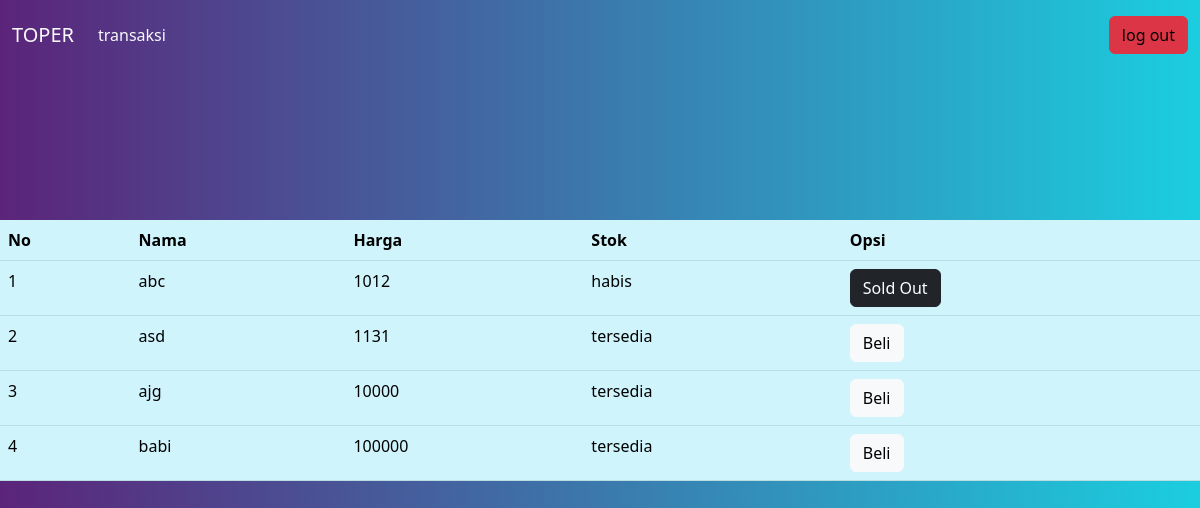
The app's page /user/index.php with its own data.
### tables this page shows
CREATE TABLE `barang` (
  `idbarang` int(11) NOT NULL,
  `nama` varchar(100) NOT NULL,
  `harga` int(100) NOT NULL,
  `stok` varchar(100) NOT NULL
);

### user/index.php (the view, shortened to what this page needs)
<!DOCTYPE html>
<html lang="en">
<head>
    <link rel="stylesheet" href="https://cdn.jsdelivr.net/npm/bootstrap@5.3.0-alpha1/dist/css/bootstrap.min.css">
</head>
<body>
    <div class="container-fluid p-0">
        <nav class="navbar navbar-expand-lg">
            <div class="container-fluid">
                <a class="navbar-brand text-light" href="#">TOPER</a>
                <div class="collapse navbar-collapse" id="navbarText">
                    <ul class="navbar-nav me-auto mb-2 mb-lg-0">
                        <li class="nav-item">
                            <a class="nav-link text-light active" aria-current="page" href="transaksi.php">transaksi</a>
                        </li>
                    </ul>
                    <span class="navbar-text">
                        <a href="../logout.php" class="btn btn-danger text-black bg-danger text-decoration-none">log out</a>
                    </span>
                </div>
            </div>
        </nav>
    </div>
    <table class="table table-info">
        <thead>
            <tr>
                <th scope="col">No</th>
                <th scope="col">Nama</th>
                <th scope="col">Harga</th>
                <th scope="col">Stok</th>
                <th scope="col">Opsi</th>
            </tr>
        </thead>
        <?php
        include "../koneksi.php";
        $query_mysql = mysqli_query($conn, "SELECT * FROM barang") or die(mysqli_connect_error());
        $nomor = 1;
        while ($data = mysqli_fetch_array($query_mysql)) {
        ?>
            <tbody>
                <tr>
                    <td scope="row"><?php echo $nomor++; ?></td>
                    <td><?php echo $data['nama']; ?></td>
                    <td><?php echo $data['harga']; ?></td>
                    <td><?php echo $data['stok']; ?></td>
                    <?php if ($data["stok"] == "tersedia") : ?>
                        <td>
                            <a class="btn btn-light" href="beli.php?idbarang=<?php echo $data['idbarang']; ?>">Beli</a>
                        </td>
                    <?php elseif ($data["stok"] == "habis") : ?>
                        <td>
                            <a class="btn btn-dark" href="#">Sold Out</a>
                        </td>
                    <?php endif; ?>
                </tr>
            </tbody>
        <?php } ?>
    </table>
</body>
</html>

### user/index.php (style rules this page uses)
body { width: 100%; height: 100%; background-image: linear-gradient(to right, #5b247a, #1bcedf); }
table { margin-top: 150px; }

### records on screen
barang: nama "abc", harga "1012", stok "habis", shows "Sold Out"
barang: nama "asd", harga "1131", stok "tersedia"
barang: nama "ajg", harga "10000", stok "tersedia"
barang: nama "babi", harga "100000", stok "tersedia"
